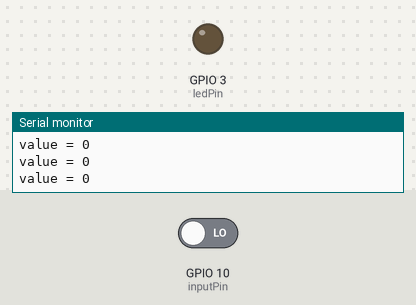
A sketch run on a simulated ESP32-S3. Shown: output pins drawn as LEDs (lit = HIGH), the last lines printed to the serial monitor. The test bench sets the inputs (shaded band); at power-on: GPIO 10 (inputPin) LOW.

Above: at 1.8 s.
1.9 s: GPIO 10 (inputPin) driven HIGH
At 3.3 s:
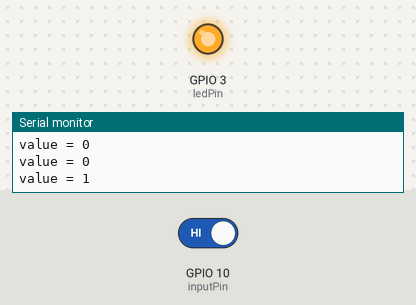
4.0 s: GPIO 10 (inputPin) driven LOW
At 6.8 s:
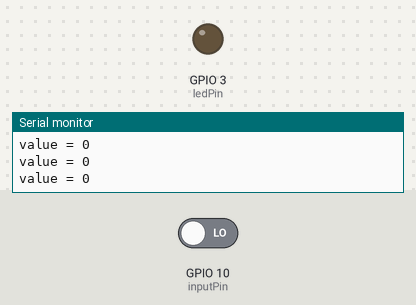
Timing chart, 0 to 8.3 s (numbered marks = the images above; inputs shaded):
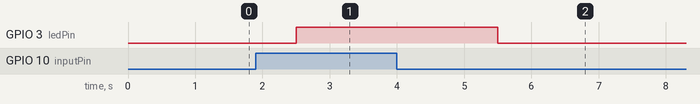

Measured:
- after the input at 1.9 s, GPIO 3 (ledPin): LOW → HIGH after 0.60 s
- after the input at 4.0 s, GPIO 3 (ledPin): HIGH → LOW after 1.5 s

The sketch:

Basic_PIR_HR501.ino
```cpp
#define ledPin   3
#define inputPin 10

void setup(){
  Serial.begin(9600);
  pinMode(ledPin, OUTPUT);
  pinMode(inputPin, INPUT);
}

void loop(){
  int value= digitalRead(inputPin);
  Serial.printf("value = %d \n", value);
  delay(500);

  if (value == HIGH)
  {
    digitalWrite(ledPin, HIGH);
    delay(1000) ;
  }

  else
  {
    digitalWrite(ledPin, LOW);
  }
}
```
